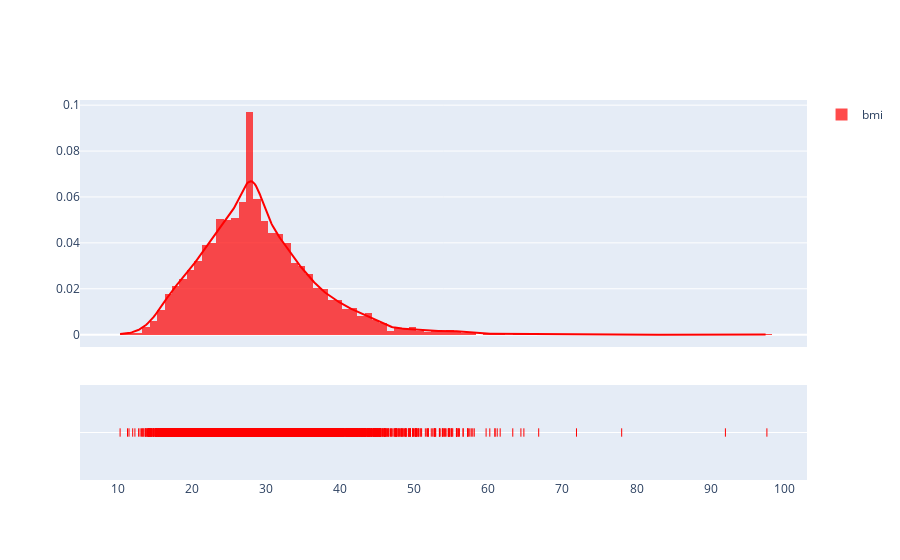

The cell this chart's notebook holds for it:
### Code cell
import plotly.figure_factory as ff
# handling missing values
df1['bmi'].fillna(df1['bmi'].median(), inplace=True)
bmi = list(df1['bmi'].values)
hist_data = [bmi]
group_labels = ["bmi"]
colors = ['Red']
fig =ff.create_distplot(hist_data,group_labels,show_hist = True,colors=colors)
fig.show()

### Figure 1 — Plotly figure (JSON) as saved in the notebook; plotly's stock layout.template omitted (floating-point values rounded to 4 significant figures; data arrays with more than 128 entries replaced by an {"elided": "..."} marker saying what was removed)
{"data": [{"autobinx": false, "histnorm": "probability density", "legendgroup": "bmi", "marker": {"color": "Red"}, "name": "bmi", "opacity": 0.7, "type": "histogram", "x": {"elided": "5110 float values"}, "xaxis": "x", "xbins": {"end": 97.6, "size": 1, "start": 10.3}, "yaxis": "y"}, {"legendgroup": "bmi", "marker": {"color": "Red"}, "mode": "lines", "name": "bmi", "showlegend": false, "type": "scatter", "x": {"elided": "500 float values"}, "xaxis": "x", "y": {"elided": "500 float values"}, "yaxis": "y"}, {"legendgroup": "bmi", "marker": {"color": "Red", "symbol": "line-ns-open"}, "mode": "markers", "name": "bmi", "showlegend": false, "type": "scatter", "x": {"elided": "5110 float values"}, "xaxis": "x", "y": {"elided": "5110 str values"}, "yaxis": "y2"}], "layout": {"barmode": "overlay", "hovermode": "closest", "legend": {"traceorder": "reversed"}, "xaxis": {"anchor": "y2", "domain": [0, 1], "zeroline": false}, "yaxis": {"anchor": "free", "domain": [0.35, 1], "position": 0}, "yaxis2": {"anchor": "x", "domain": [0, 0.25], "dtick": 1, "showticklabels": false}}}
